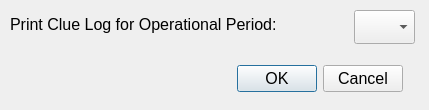
<?xml version="1.0" encoding="UTF-8"?>
<ui version="4.0">
 <class>printClueLogDialog</class>
 <widget class="QDialog" name="printClueLogDialog">
  <property name="geometry">
   <rect>
    <x>0</x>
    <y>0</y>
    <width>429</width>
    <height>110</height>
   </rect>
  </property>
  <property name="windowTitle">
   <string>Print Clue Log</string>
  </property>
  <widget class="QDialogButtonBox" name="buttonBox">
   <property name="geometry">
    <rect>
     <x>210</x>
     <y>60</y>
     <width>193</width>
     <height>37</height>
    </rect>
   </property>
   <property name="font">
    <font>
     <family>Segoe UI</family>
     <pointsize>12</pointsize>
    </font>
   </property>
   <property name="orientation">
    <enum>Qt::Horizontal</enum>
   </property>
   <property name="standardButtons">
    <set>QDialogButtonBox::Cancel|QDialogButtonBox::Ok</set>
   </property>
  </widget>
  <widget class="QLabel" name="label_2">
   <property name="geometry">
    <rect>
     <x>10</x>
     <y>10</y>
     <width>327</width>
     <height>28</height>
    </rect>
   </property>
   <property name="sizePolicy">
    <sizepolicy hsizetype="Fixed" vsizetype="Preferred">
     <horstretch>0</horstretch>
     <verstretch>0</verstretch>
    </sizepolicy>
   </property>
   <property name="font">
    <font>
     <family>Segoe UI</family>
     <pointsize>12</pointsize>
    </font>
   </property>
   <property name="text">
    <string>Print Clue Log for Operational Period:</string>
   </property>
  </widget>
  <widget class="QComboBox" name="opPeriodComboBox">
   <property name="geometry">
    <rect>
     <x>354</x>
     <y>10</y>
     <width>61</width>
     <height>34</height>
    </rect>
   </property>
   <property name="sizePolicy">
    <sizepolicy hsizetype="Fixed" vsizetype="Fixed">
     <horstretch>0</horstretch>
     <verstretch>0</verstretch>
    </sizepolicy>
   </property>
   <property name="maximumSize">
    <size>
     <width>75</width>
     <height>16777215</height>
    </size>
   </property>
   <property name="font">
    <font>
     <family>Segoe UI</family>
     <pointsize>12</pointsize>
    </font>
   </property>
  </widget>
 </widget>
 <resources/>
 <connections>
  <connection>
   <sender>buttonBox</sender>
   <signal>accepted()</signal>
   <receiver>printClueLogDialog</receiver>
   <slot>accept()</slot>
   <hints>
    <hint type="sourcelabel">
     <x>248</x>
     <y>254</y>
    </hint>
    <hint type="destinationlabel">
     <x>157</x>
     <y>274</y>
    </hint>
   </hints>
  </connection>
  <connection>
   <sender>buttonBox</sender>
   <signal>rejected()</signal>
   <receiver>printClueLogDialog</receiver>
   <slot>reject()</slot>
   <hints>
    <hint type="sourcelabel">
     <x>316</x>
     <y>260</y>
    </hint>
    <hint type="destinationlabel">
     <x>286</x>
     <y>274</y>
    </hint>
   </hints>
  </connection>
 </connections>
</ui>
